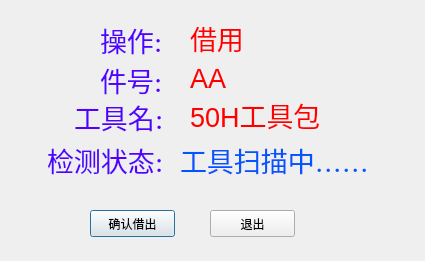
<?xml version="1.0" encoding="UTF-8"?>
<ui version="4.0">
 <class>Dialog</class>
 <widget class="QDialog" name="Dialog">
  <property name="geometry">
   <rect>
    <x>0</x>
    <y>0</y>
    <width>425</width>
    <height>261</height>
   </rect>
  </property>
  <property name="windowTitle">
   <string>Dialog</string>
  </property>
  <widget class="QLabel" name="oplb_2">
   <property name="geometry">
    <rect>
     <x>190</x>
     <y>53</y>
     <width>151</width>
     <height>51</height>
    </rect>
   </property>
   <property name="text">
    <string>&lt;html&gt;&lt;head/&gt;&lt;body&gt;&lt;p&gt;&lt;span style=&quot; font-size:20pt; color:#ff0000;&quot;&gt;AA&lt;/span&gt;&lt;/p&gt;&lt;/body&gt;&lt;/html&gt;</string>
   </property>
  </widget>
  <widget class="QPushButton" name="opbtn">
   <property name="geometry">
    <rect>
     <x>90</x>
     <y>210</y>
     <width>85</width>
     <height>27</height>
    </rect>
   </property>
   <property name="text">
    <string>确认借出</string>
   </property>
  </widget>
  <widget class="QLabel" name="lb1_3">
   <property name="geometry">
    <rect>
     <x>47</x>
     <y>140</y>
     <width>131</width>
     <height>41</height>
    </rect>
   </property>
   <property name="font">
    <font>
     <family>Noto Sans [unknown]</family>
    </font>
   </property>
   <property name="text">
    <string>&lt;html&gt;&lt;head/&gt;&lt;body&gt;&lt;p&gt;&lt;span style=&quot; font-size:20pt; color:#5500ff;&quot;&gt;检测状态:&lt;/span&gt;&lt;/p&gt;&lt;/body&gt;&lt;/html&gt;</string>
   </property>
  </widget>
  <widget class="QLabel" name="oplb_3">
   <property name="geometry">
    <rect>
     <x>190</x>
     <y>90</y>
     <width>151</width>
     <height>51</height>
    </rect>
   </property>
   <property name="text">
    <string>&lt;html&gt;&lt;head/&gt;&lt;body&gt;&lt;p&gt;&lt;span style=&quot; font-size:20pt; color:#ff0000;&quot;&gt;50H工具包&lt;/span&gt;&lt;/p&gt;&lt;/body&gt;&lt;/html&gt;</string>
   </property>
  </widget>
  <widget class="QLabel" name="oplb">
   <property name="geometry">
    <rect>
     <x>190</x>
     <y>13</y>
     <width>151</width>
     <height>51</height>
    </rect>
   </property>
   <property name="text">
    <string>&lt;html&gt;&lt;head/&gt;&lt;body&gt;&lt;p&gt;&lt;span style=&quot; font-size:20pt; color:#ff0000;&quot;&gt;借用&lt;/span&gt;&lt;/p&gt;&lt;/body&gt;&lt;/html&gt;</string>
   </property>
  </widget>
  <widget class="QLabel" name="lb1_4">
   <property name="geometry">
    <rect>
     <x>180</x>
     <y>140</y>
     <width>211</width>
     <height>41</height>
    </rect>
   </property>
   <property name="font">
    <font>
     <family>Noto Sans [unknown]</family>
    </font>
   </property>
   <property name="text">
    <string>&lt;html&gt;&lt;head/&gt;&lt;body&gt;&lt;p&gt;&lt;span style=&quot; font-size:20pt; color:#0055ff;&quot;&gt;工具扫描中……&lt;/span&gt;&lt;/p&gt;&lt;/body&gt;&lt;/html&gt;</string>
   </property>
  </widget>
  <widget class="QPushButton" name="pushButton_2">
   <property name="geometry">
    <rect>
     <x>210</x>
     <y>210</y>
     <width>85</width>
     <height>27</height>
    </rect>
   </property>
   <property name="text">
    <string>退出</string>
   </property>
  </widget>
  <widget class="QLabel" name="lb1_2">
   <property name="geometry">
    <rect>
     <x>100</x>
     <y>60</y>
     <width>91</width>
     <height>41</height>
    </rect>
   </property>
   <property name="font">
    <font>
     <family>Noto Sans [unknown]</family>
    </font>
   </property>
   <property name="text">
    <string>&lt;html&gt;&lt;head/&gt;&lt;body&gt;&lt;p&gt;&lt;span style=&quot; font-size:20pt; color:#5500ff;&quot;&gt;件号:&lt;/span&gt;&lt;/p&gt;&lt;/body&gt;&lt;/html&gt;</string>
   </property>
  </widget>
  <widget class="QLabel" name="lb1_5">
   <property name="geometry">
    <rect>
     <x>74</x>
     <y>97</y>
     <width>91</width>
     <height>41</height>
    </rect>
   </property>
   <property name="font">
    <font>
     <family>Noto Sans [unknown]</family>
    </font>
   </property>
   <property name="text">
    <string>&lt;html&gt;&lt;head/&gt;&lt;body&gt;&lt;p&gt;&lt;span style=&quot; font-size:20pt; color:#5500ff;&quot;&gt;工具名:&lt;/span&gt;&lt;/p&gt;&lt;/body&gt;&lt;/html&gt;</string>
   </property>
  </widget>
  <widget class="QLabel" name="lb1">
   <property name="geometry">
    <rect>
     <x>100</x>
     <y>20</y>
     <width>91</width>
     <height>41</height>
    </rect>
   </property>
   <property name="font">
    <font>
     <family>Noto Sans [unknown]</family>
    </font>
   </property>
   <property name="text">
    <string>&lt;html&gt;&lt;head/&gt;&lt;body&gt;&lt;p&gt;&lt;span style=&quot; font-size:20pt; color:#5500ff;&quot;&gt;操作:&lt;/span&gt;&lt;/p&gt;&lt;/body&gt;&lt;/html&gt;</string>
   </property>
  </widget>
 </widget>
 <resources/>
 <connections/>
</ui>
